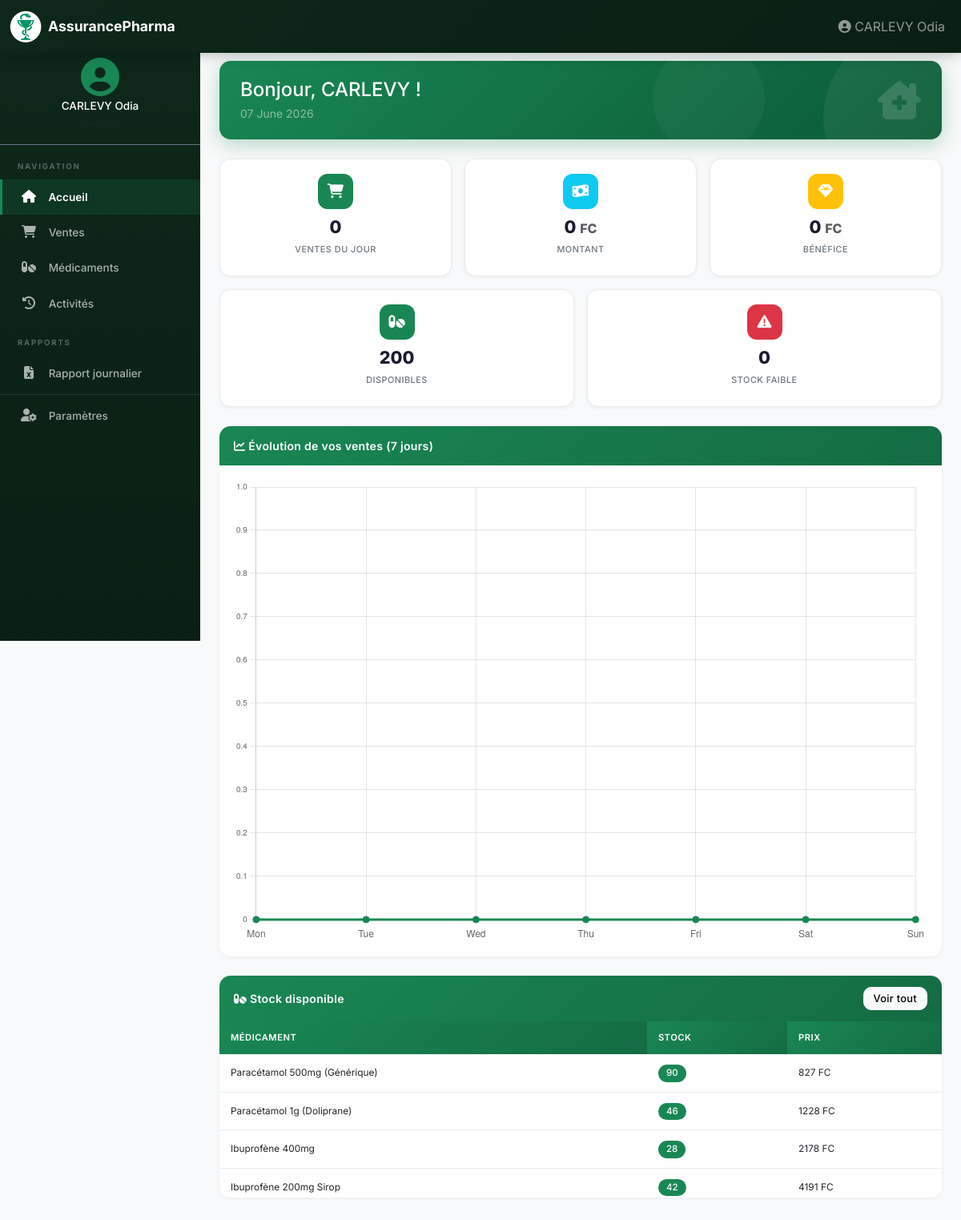
/employee/ (signed in), run on the app's committed database.
### app/models/__init__.py (models this page shows, shortened)
class Employee(UserMixin, db.Model):
    __tablename__ = 'employees'
    id = db.Column(db.Integer, primary_key=True)
    nom = db.Column(db.String(100), nullable=False)
    postnom = db.Column(db.String(100))
    prenom = db.Column(db.String(100), nullable=False)
    email = db.Column(db.String(120), unique=True, nullable=False, index=True)
    telephone = db.Column(db.String(20))
    fonction = db.Column(db.String(100), nullable=False)
    password_hash = db.Column(db.String(200), nullable=False)
    actif = db.Column(db.Boolean, default=True)
    gerant_id = db.Column(db.Integer, db.ForeignKey('users.id'), nullable=False)
    created_at = db.Column(db.DateTime, default=datetime.utcnow)
    updated_at = db.Column(db.DateTime, default=datetime.utcnow, onupdate=datetime.utcnow)
    photo = db.Column(db.String(255))
    sales = db.relationship('Sale', backref='employee', lazy=True)

class Medicine(db.Model):
    __tablename__ = 'medicines'
    id = db.Column(db.Integer, primary_key=True)
    nom = db.Column(db.String(150), nullable=False, index=True)
    categorie = db.Column(db.String(100), nullable=False)
    description = db.Column(db.Text)
    prix_achat = db.Column(db.Float, nullable=False)
    prix_vente = db.Column(db.Float, nullable=False)
    quantite = db.Column(db.Integer, default=0)
    stock_minimum = db.Column(db.Integer, default=10)
    date_expiration = db.Column(db.Date)
    gerant_id = db.Column(db.Integer, db.ForeignKey('users.id'), nullable=False)
    fournisseur_id = db.Column(db.Integer, db.ForeignKey('suppliers.id'))
    created_at = db.Column(db.DateTime, default=datetime.utcnow)
    updated_at = db.Column(db.DateTime, default=datetime.utcnow, onupdate=datetime.utcnow)
    fournisseur = db.relationship('Supplier', backref='medicines')
    sales_items = db.relationship('SaleItem', backref='medicine', lazy=True)
    @property
    def stock_faible(self):
        return self.quantite < self.stock_minimum

### app/routes/employee.py (the view)
@employee_bp.route('/')
@login_required
def index():
    if hasattr(current_user, 'role'):
        return redirect(url_for('dashboard.index'))
    gerant_id = current_user.gerant_id
    today = date.today()
    today_sales = Sale.query.filter(
        db.func.date(Sale.created_at) == today,
        Sale.employee_id == current_user.id
    ).all()
    medicines = Medicine.query.filter_by(gerant_id=gerant_id).filter(Medicine.quantite > 0).all()
    low_stock = Medicine.query.filter_by(gerant_id=gerant_id).filter(Medicine.quantite < Medicine.stock_minimum).count()
    stats = {
        'sales_count': len(today_sales),
        'total_amount': sum(s.total_amount for s in today_sales),
        'total_profit': sum(s.profit for s in today_sales),
        'total_medicines': len(medicines),
        'low_stock': low_stock
    }
    return render_template('employee/index.html', stats=stats, medicines=medicines)

### app/models/__init__.py (called while the page is built)
@login_manager.user_loader
def load_user(user_id):
    if user_id.startswith('E'):
        return Employee.query.get(int(user_id[1:]))
    return User.query.get(int(user_id))

### app/templates/employee/index.html (shortened to what this page needs)
{% extends "base.html" %}
{% block content %}
<div class="fade-in">
  <div class="welcome-banner mb-4">
    <div class="row align-items-center">
      <div class="col-8">
        <h4 class="mb-1 text-white">Bonjour, {{ current_user.prenom }} !</h4>
        <p class="mb-0 text-white-50 small">{{ now().strftime('%d %B %Y') }}</p>
      </div>
      <div class="col-4 text-end">
        <i class="fas fa-clinic-medical welcome-icon"></i>
      </div>
    </div>
  </div>
  <div class="row g-2 g-md-3 mb-4">
    <div class="col-4">
      <div class="stat-card">
        <div class="stat-icon bg-success"><i class="fas fa-shopping-cart"></i></div>
        <h3>{{ stats.sales_count }}</h3>
        <h6>Ventes du jour</h6>
      </div>
    </div>
    <div class="col-4">
      <div class="stat-card">
        <div class="stat-icon bg-info"><i class="fas fa-money-bill-wave"></i></div>
        <h3>{{ "%.0f"|format(stats.total_amount) }} <small class="fs-6 text-muted">FC</small></h3>
        <h6>Montant</h6>
      </div>
    </div>
    <div class="col-4">
      <div class="stat-card">
        <div class="stat-icon bg-warning"><i class="fas fa-gem"></i></div>
        <h3>{{ "%.0f"|format(stats.total_profit) }} <small class="fs-6 text-muted">FC</small></h3>
        <h6>Bénéfice</h6>
      </div>
    </div>
    <div class="col-6">
      <div class="stat-card">
        <div class="stat-icon bg-primary"><i class="fas fa-pills"></i></div>
        <h3>{{ stats.total_medicines }}</h3>
        <h6>Disponibles</h6>
      </div>
    </div>
    <div class="col-6">
      <div class="stat-card">
        <div class="stat-icon bg-danger"><i class="fas fa-exclamation-triangle"></i></div>
        <h3>{{ stats.low_stock }}</h3>
        <h6>Stock faible</h6>
      </div>
    </div>
  </div>
  <div class="card mb-4">
    <div class="card-header"><i class="fas fa-chart-line"></i> Évolution de vos ventes (7 jours)</div>
    <div class="card-body">
      <canvas id="salesChart" height="200"></canvas>
    </div>
  </div>
  <div class="card">
    <div class="card-header d-flex justify-content-between align-items-center">
      <span><i class="fas fa-pills"></i> Stock disponible</span>
      <a href="{{ url_for('employee.medicines') }}" class="btn btn-light btn-sm py-1">Voir tout</a>
    </div>
    <div class="card-body p-0">
      <div class="table-responsive" style="max-height: 220px; overflow-y: auto;">
        <table class="table mb-0">
          <thead>
            <tr>
              <th>Médicament</th>
              <th>Stock</th>
              <th>Prix</th>
            </tr>
          </thead>
          <tbody>
            {% for m in medicines[:10] %}
            <tr>
              <td class="small">{{ m.nom }}</td>
              <td>
                <span class="badge {% if m.stock_faible %}bg-danger{% else %}bg-success{% endif %}">{{ m.quantite }}</span>
              </td>
              <td class="small">{{ "%.0f"|format(m.prix_vente) }} FC</td>
            </tr>
            {% endfor %}
          </tbody>
        </table>
      </div>
    </div>
  </div>
</div>
{% endblock %}
{% block extra_js %}
<script>
document.addEventListener('DOMContentLoaded', function() {
  fetch('{{ url_for("employee.api_sales_evolution") }}')
    .then(r => r.json())
    .then(data => {
      new Chart(document.getElementById('salesChart'), {
        type: 'line',
        data: {
          labels: data.map(d => d.date),
          datasets: [{
            label: 'Ventes (FC)',
            data: data.map(d => d.amount),
            borderColor: '#198754',
            backgroundColor: 'rgba(25,135,84,0.1)',
            tension: 0.4,
            fill: true,
            pointRadius: 4,
            pointBackgroundColor: '#198754'
          }]
        },
        options: {
          responsive: true,
          maintainAspectRatio: true,
          plugins: { legend: { display: false } },
          scales: { y: { beginAtZero: true, ticks: { font: { size: 10 } } } }
        }
      });
    });
});
</script>
{% endblock %}

### app/templates/base.html (shortened to what this page needs)
<!doctype html>
<html lang="fr">
  <head>
    <link href="https://cdn.jsdelivr.net/npm/bootstrap@5.3.0/dist/css/bootstrap.min.css" rel="stylesheet" />
    <link rel="stylesheet" href="https://cdnjs.cloudflare.com/ajax/libs/font-awesome/6.5.0/css/all.min.css" />
    <link rel="stylesheet" href="{{ url_for('static', filename='css/style.css') }}" />
  </head>
  <body>
    <nav class="navbar navbar-expand-lg navbar-dark bg-primary fixed-top">
      <div class="container-fluid">
        <span class="navbar-brand">
          <img src="{{ url_for('static', filename='icons/Coupe_Hygie2.png') }}" alt="Logo" class="logo-img">
          <span class="brand-text">AssurancePharma</span>
        </span>
        <div class="collapse navbar-collapse" id="navbarNav">
          <ul class="navbar-nav ms-auto align-items-center">
            {% if current_user.is_authenticated %}
            <li class="nav-item">
              <span class="nav-link" style="cursor:default">
                <i class="fas fa-user-circle"></i>
                <span class="d-none d-md-inline">{{ current_user.prenom }} {{ current_user.nom }}</span>
              </span>
            </li>
            {% endif %}
          </ul>
        </div>
      </div>
    </nav>
    {% if current_user.is_authenticated %}
    <div class="app-layout">
      <div class="sidebar desktop-only">
        <div class="sidebar-user text-center py-3 border-bottom border-secondary">
          {% if current_user.photo %}
          <img src="{{ url_for('static', filename='uploads/' + current_user.photo) }}" alt="Photo" class="rounded-circle mb-1" style="width:50px;height:50px;object-fit:cover;border:2px solid var(--primary);">
          {% else %}
          <i class="fas fa-user-circle fa-3x mb-1" style="color:var(--primary);"></i>
          {% endif %}
          <h6 class="text-white mb-0" style="font-size:0.85rem;">{{ current_user.prenom }} {{ current_user.nom }}</h6>
          <small class="text-muted" style="font-size:0.7rem;">
          </small>
        </div>
        <div class="sidebar-section">Navigation</div>
        {% if current_user.role is defined and current_user.role in ('gerant', 'co-gerant') %}
        <a class="nav-link {% if request.endpoint == 'dashboard.index' %}active{% endif %}" href="{{ url_for('dashboard.index') }}"><i class="fas fa-home"></i> Dashboard</a>
        <a class="nav-link {% if request.endpoint and request.endpoint.startswith('medicines.') %}active{% endif %}" href="{{ url_for('medicines.list_medicines') }}"><i class="fas fa-pills"></i> Médicaments</a>
        <a class="nav-link {% if request.endpoint and request.endpoint.startswith('suppliers.') %}active{% endif %}" href="{{ url_for('suppliers.list_suppliers') }}"><i class="fas fa-truck"></i> Fournisseurs</a>
        <a class="nav-link {% if request.endpoint and request.endpoint.startswith('sales.') %}active{% endif %}" href="{{ url_for('sales.list_sales') }}"><i class="fas fa-shopping-cart"></i> Ventes</a>
        <div class="sidebar-section">Gestion</div>
        <a class="nav-link {% if request.endpoint and request.endpoint.startswith('employees.') %}active{% endif %}" href="{{ url_for('employees.list_employees') }}"><i class="fas fa-users"></i> Employés</a>
        <a class="nav-link {% if request.endpoint and request.endpoint.startswith('reports.') %}active{% endif %}" href="{{ url_for('reports.index') }}"><i class="fas fa-file-excel"></i> Rapports</a>
        <a class="nav-link {% if request.endpoint and request.endpoint.startswith('activities.') %}active{% endif %}" href="{{ url_for('activities.list_activities') }}"><i class="fas fa-history"></i> Activités</a>
        <a class="nav-link {% if request.endpoint and request.endpoint.startswith('categories.') %}active{% endif %}" href="{{ url_for('categories.list_categories') }}"><i class="fas fa-tags"></i> Catégories</a>
        {% if current_user.role == 'gerant' %}
        <a class="nav-link {% if request.endpoint and 'co_gerant' in request.endpoint %}active{% endif %}" href="{{ url_for('auth.list_co_gerants') }}"><i class="fas fa-user-friends"></i> Co-gérants</a>
        {% endif %}
        <hr class="border-secondary my-1">
        <a class="nav-link {% if request.endpoint == 'auth.profil' %}active{% endif %}" href="{{ url_for('auth.profil') }}"><i class="fas fa-user-cog"></i> Paramètres</a>
        {% else %}
        <a class="nav-link {% if request.endpoint == 'employee.index' %}active{% endif %}" href="{{ url_for('employee.index') }}"><i class="fas fa-home"></i> Accueil</a>
        <a class="nav-link {% if request.endpoint == 'sales.sales_interface' %}active{% endif %}" href="{{ url_for('sales.sales_interface') }}"><i class="fas fa-shopping-cart"></i> Ventes</a>
        <a class="nav-link {% if request.endpoint == 'employee.medicines' %}active{% endif %}" href="{{ url_for('employee.medicines') }}"><i class="fas fa-pills"></i> Médicaments</a>
        <a class="nav-link {% if request.endpoint == 'employee.activities' %}active{% endif %}" href="{{ url_for('employee.activities') }}"><i class="fas fa-history"></i> Activités</a>
        <div class="sidebar-section">Rapports</div>
        <a class="nav-link {% if request.endpoint == 'employee.report' %}active{% endif %}" href="{{ url_for('employee.report') }}"><i class="fas fa-file-excel"></i> Rapport journalier</a>
        <hr class="border-secondary my-1">
        <a class="nav-link {% if request.endpoint == 'auth.profil' %}active{% endif %}" href="{{ url_for('auth.profil') }}"><i class="fas fa-user-cog"></i> Paramètres</a>
        {% endif %}
      </div>
      <div class="main-content">
    {% else %}
    <div class="container-fluid px-0">
    {% endif %}
      {% block content %}{% endblock %}
    {% if current_user.is_authenticated %}
      </div>
    </div>
    {% else %}
    </div>
    {% endif %}
    {% block extra_js %}{% endblock %}
  </body>
</html>

### data on the page
Employee: prenom "CARLEVY", nom "Odia"
Medicine: nom "Paracétamol 500mg (Générique)", quantite "90", prix_vente "827"
Medicine: nom "Paracétamol 1g (Doliprane)", quantite "46", prix_vente "1228"
Medicine: nom "Ibuprofène 400mg", quantite "28", prix_vente "2178"
Medicine: nom "Ibuprofène 200mg Sirop", quantite "42", prix_vente "4191"

### other printed values
{{ stats.sales_count }} "0"
{{ "%.0f"|format(stats.total_amount) }} "0"
{{ "%.0f"|format(stats.total_profit) }} "0"
{{ stats.total_medicines }} "200"
{{ stats.low_stock }} "0"
